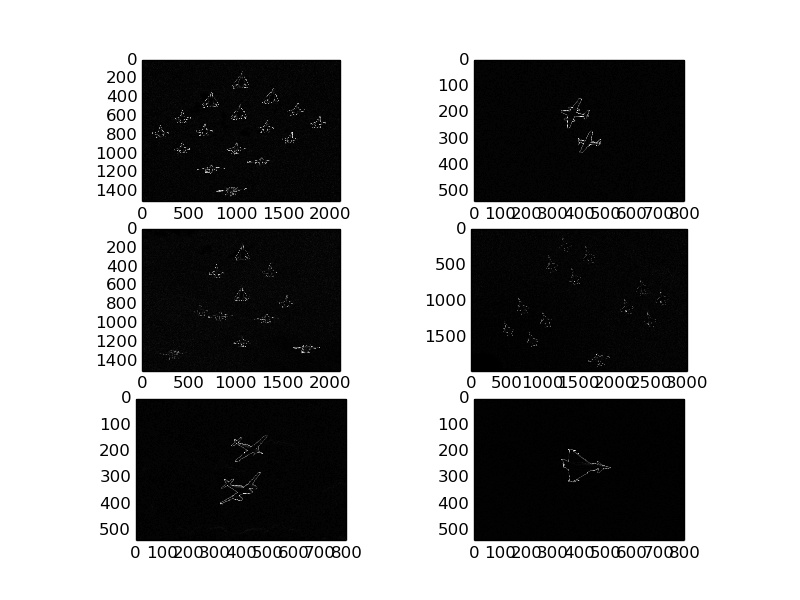

This figure's Python source:
from skimage import data, io, filter, morphology
from skimage.io import Image
from skimage.morphology import square
import skimage as si
import numpy as np
from numpy import array
import matplotlib.pyplot as pl
from skimage import measure

def distinct(planes):
	for i, img in enumerate(planes):
		#contours = measure.find_contours(planes[i], 0.8)
		planes[i] = filter.canny(planes[i], sigma=3)
		#planes[i] = filter.sobel(planes[i])
		
		planes[i] = Image(morphology.dilation(planes[i], square(3)))
		#planes[i] = Image(morphology.erosion(planes[i], square(2)))
		message = "Distincted plane: " + str(i)
		print(message)
	

def show(planes):
    	"Show multiple images in a row"
    	pl.figure(figsize=(15,14))
    	for index, img in enumerate(planes):
        	pl.subplot(3, len(planes)/3, index+1)
		io.imshow(img)
		message = "Rendered plane: " + str(index)
		print(message)
	#img = np.concatenate((planes[0], planes[1]), axis=1)
	#io.imshow(img)
		pl.subplots_adjust(hspace = .001)
		pl.subplots_adjust(wspace = .1)
		pl.axis('off')
    	pl.savefig('planes.pdf')
    	pl.close()


def main():
	images = ['samolot17.jpg','samolot01.jpg','samolot16.jpg','samolot04.jpg',
		  'samolot07.jpg','samolot08.jpg']
	planes = []
	for i in images:
		message = "Loaded: " + i
		planes.append(data.imread(i, as_grey=True))
		print(message)
	#print(planes)

	distinct(planes)

	
	show(planes)


if __name__ == '__main__':
	main()

